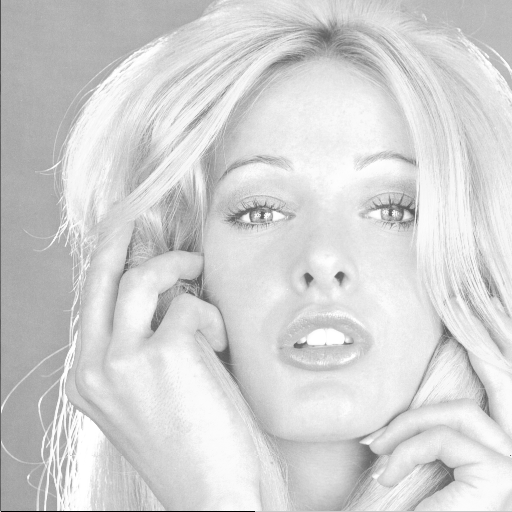
%> input picture 可分离_MSB/1_MSB/测试图像/Tiffany.tiff, 512 x 512 px
$ octave Main.m   (GNU Octave 9; MATLAB toolbox functions it lacks are replaced by stand-ins)
%> lines starting %> are read from the running program, lines starting %| are printed output that depends on the picture; in (x1, y1, x2, y2) boxes, pixels count from 0 and x2, y2 are one past the last pixel; in counts of white or black regions, pixels touching at a corner belong together; the program's own positions count from 1
%> further down, I is the input picture: size 512x512 uint8; min 0, max 255, mean 211.1
### 可分离_MSB/2_MSB/Predictor2.m
function [ error_location_map,preI ] = Predictor2( I )
%PREDICTOR1 采用前一像素和上方像素的均值作为预测值
%   此处显示详细说明
error1 = I;
error2 = I;
preI = I;
[m,n] = size(I);
%> m = 512; n = 512
error_location_map = zeros(m,n);
for i = 2 : m
    for j = 2 : n
%         error1(i,j) = abs(round((I(i-1,j)+I(i,j-1))/2) - I(i,j));%预测值与原始值的差
%         error2(i,j) = abs(round((I(i-1,j)+I(i,j-1))/2) - mod(I(i,j)+128,256));%预测值与反值的差
        %MED预测
        if I(i-1,j-1) <= min(I(i-1,j),I(i,j-1))
            preI(i,j) = max(I(i-1,j),I(i,j-1));
        elseif I(i-1,j-1) >= max(I(i-1,j),I(i,j-1))
            preI(i,j) = min(I(i-1,j),I(i,j-1));
        else
            preI(i,j) = I(i-1,j)+I(i,j-1)-I(i-1,j-1);
        end

%         preI(i,j) = round((I(i-1,j)+I(i,j-1))/2);
        x = I(i,j) - mod(mod(I(i,j),128),64);
        y = preI(i,j) - mod(mod(preI(i,j),128),64);
        if x ~= y
            error_location_map(i,j) = 255;
        end
%         if error1(i,j) >= error2(i,j) %
%             error_location_map(i,j) = 1;
%         end
    end
end
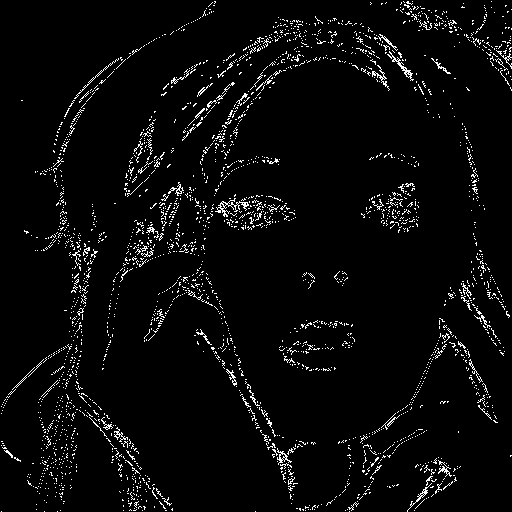
%> error_location_map: size 512x512 double; 3.9% white in thin lines or dots
end

### 2018_方向三_Pauline Puteaux_An Efficient MSB Prediction-Based Method for High-Capacity Reversible Data Hiding in Encrypted Images/1_code/code_CPE_HCRDH/Encrypted.m
function [ encryptI ] = Encrypted( preI )
%ENCRYPTED 对图像进行异或加密
%   此处显示详细说明
[m,n] = size(preI);
% preI = uint8(preI);
encryptI = preI;
rand('seed',1);s = round(rand(m,n)*255); %随机生成
for i = 1:m
    for j = 1: n
        encryptI(i,j) = bitxor(preI(i,j),s(i,j));
    end
end
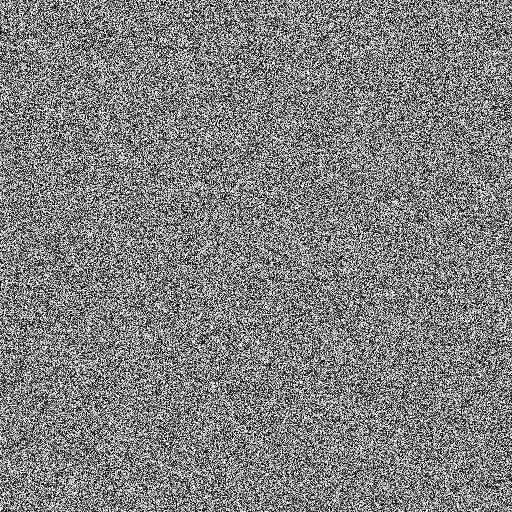
%> encryptI: size 512x512 double; min 0, max 255, mean 127.6

% encryptI = double(encryptI);
% imshow(uint8(encryptI));
end

### 可分离_MSB/1_MSB/embed.m
function [ numData,emdData,stegoI,flag_mark,flag ] = embed( encryptI,Data,payload,error_location_map )
%> called with payload = 10000000
%EMBED 此处显示有关此函数的摘要
%   此处显示详细说明
[m,n] = size(encryptI);
stegoI = encryptI;
numData = 0;
flag = zeros(m,n/8); %分块大小1*8
%% 统计不能嵌入的块
for i = 1:m
    for j = 1:8:n
        sumblock = sum(error_location_map(i,j:j+7));
        if sumblock > 0
            flag(i,(j+7)/8) = 1;
        end
    end
end
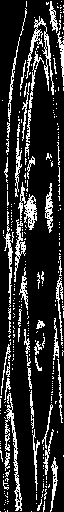
%> flag: size 512x64 double; values 0 (black) and 1 (white), 17.6% white in thin lines or dots
%% 添加标记块 标记块也不能嵌入
flag_mark = flag;
for i = 1:m
    for j = 1:n/8
        if flag(i,j) == 1
            if j == 1
                flag_mark(i,j+1) = 1;
            elseif j == n/8
                flag_mark(i,j-1) = 1;
            else
                flag_mark(i,j+1) = 1;
                flag_mark(i,j-1) = 1;
            end
        end
    end
end
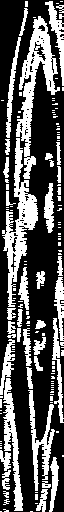
%> flag_mark: size 512x64 double; values 0 (black) and 1 (white), 34.9% white; 134 white regions (95 under 20 px), largest, box (x1, y1, x2, y2) and area: (16, 16, 60, 179) 2133, (2, 138, 38, 307) 1946, (3, 378, 23, 511) 998
%% 嵌入 第一行第一列不嵌入
for i = 2:m
    for j = 1:8:n
        if flag_mark(i,(j+7)/8) == 0
            if j == 1 %第一列不嵌入
                for o = j+1:j+7
                    if numData == payload
                        break;
                    end
                    stegoI(i,o) = Data(numData+1)*128 + mod(encryptI(i,o),128);%MSB嵌入
                    numData = numData +1;
                end
            else
                for o = j:j+7
                    if numData == payload
                        break;
                    end
                    stegoI(i,o) = Data(numData+1)*128 + mod(encryptI(i,o),128);%MSB嵌入
                    numData = numData +1;
                end
            end
        end
    end
end
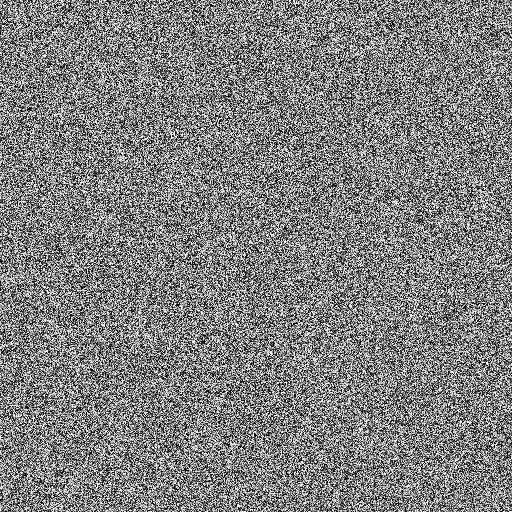
%> stegoI: size 512x512 double; min 0, max 255, mean 127.6; mean of the top-left, top-right, bottom-left and bottom-right quarters 127.8, 127.4, 127.4, 127.7
%> after the loop, numData = 169726
%% 嵌入的数据
emdData = Data(1:numData);
end

### 可分离_MSB/1_MSB/Main.m
clear
clc
% [5 lines of commented-out code are left out]
I = imread('测试图像\Tiffany.tiff');
origin_I = double(I);
%% 产生二进制秘密数据
num = 10000000;
rand('seed',0); %设置种子
Data = round(rand(1,num)*1); %产生稳定随机数
payload = 10000000;
%% 数据嵌入和提取
[ error_location_map ] = Predictor2( origin_I );%图像位置图预测
[ encryptI ] = Encrypted( origin_I );%图像加密函数
[ numData,emdData,stegoI,flag_mark,flag ] = embed( encryptI,Data,payload,error_location_map ); %数据嵌入
%> numData = 169726
%> (the run ends here)
